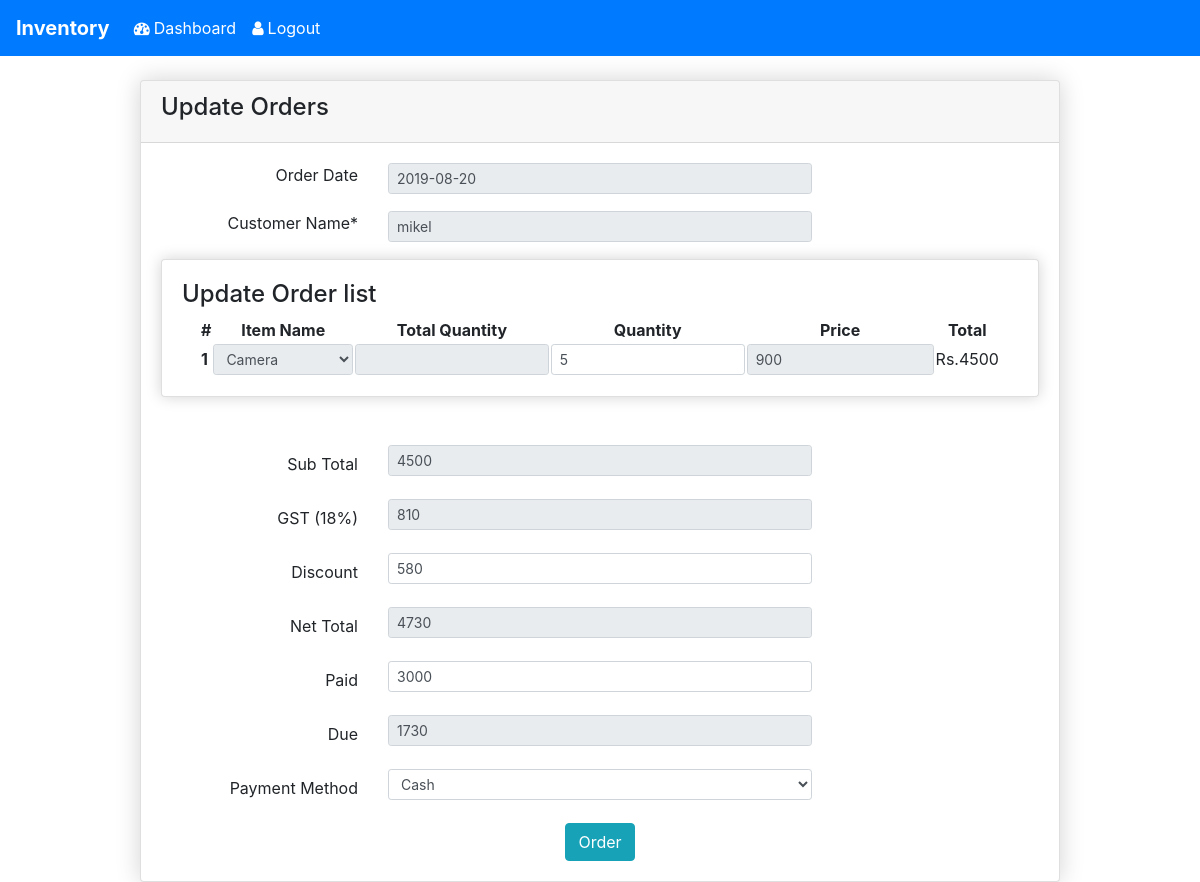
Before: /inventory/update_orders.php?invoice_no=3 (signed in) with the older database file.
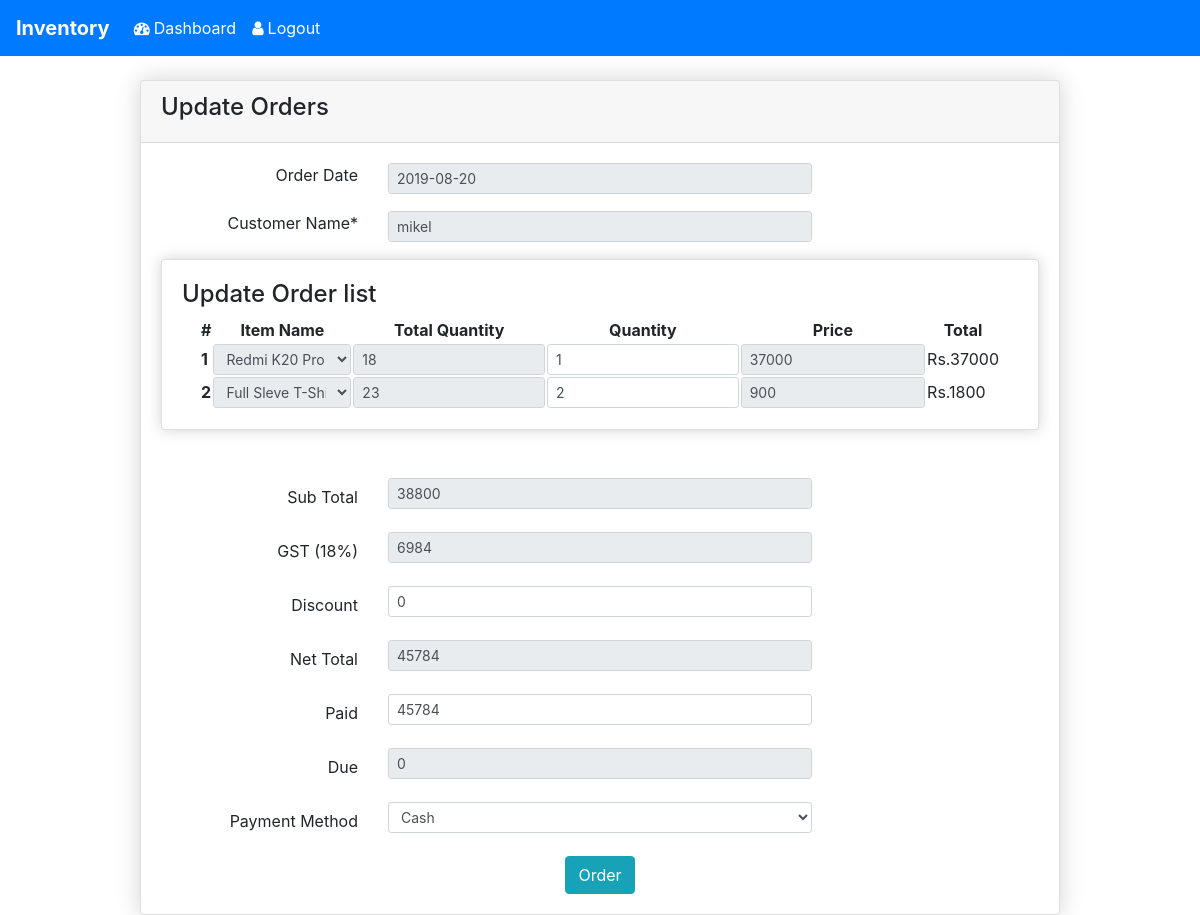
After: the same page with the newer database file.
### tables this page shows
CREATE TABLE `invoice_details` (
  `id` int(11) NOT NULL,
  `invoice_no` int(11) NOT NULL,
  `pId` int(11) NOT NULL,
  `product_name` varchar(100) NOT NULL,
  `price` double NOT NULL,
  `qty` int(11) NOT NULL,
  `total_qty` int(11) NOT NULL,
  `i_status` int(11) NOT NULL
);

CREATE TABLE `invoice` (
  `invoice_no` int(11) NOT NULL,
  `ck_key` varchar(100) NOT NULL,
  `cust_name` varchar(100) NOT NULL,
  `order_date` date NOT NULL,
  `sub_total` double NOT NULL,
  `gst` double NOT NULL,
  `discount` double NOT NULL,
  `net_total` double NOT NULL,
  `paid` double NOT NULL,
  `due` double NOT NULL,
  `payment_type` varchar(100) NOT NULL,
  `total_qty` varchar(100) NOT NULL,
  `total_item` int(11) NOT NULL
);

CREATE TABLE `product` (
  `pId` int(11) NOT NULL,
  `cId` int(11) NOT NULL,
  `bId` int(11) NOT NULL,
  `product_name` varchar(100) NOT NULL,
  `product_price` double(10,2) NOT NULL,
  `product_stock` int(11) NOT NULL,
  `date` varchar(255) NOT NULL,
  `status` varchar(100) NOT NULL COMMENT 'Available=1 & Non_available=0'
);

### inventory/lib/Database.php (called while the page is built, shortened)
<?php
Class Database {
    public $host = DB_HOST;
    public $user = DB_USER;
    public $pass = DB_PASS;
    public $dbname = DB_NAME;
    public $link;
    private function connectDB() {
        $this->link = new mysqli($this->host, $this->user, $this->pass, $this->dbname);
    }
    public function select($query) {
        $result = $this->link->query($query) or die($this->link->error . __LINE__);
        if ($result->num_rows>0) {
            return $result;
        } else {
            return false;
        }
    }
}

### inventory/classes/Product.php (called while the page is built, shortened)
<?php
$filepath = realpath(dirname(__FILE__));
include_once ($filepath . '/../lib/Database.php');
class Product {
    private $db;
    public function __construct() {
        $this->db = new Database();
    }
    public function getAllActiveProduct() {
        $query = "SELECT * FROM product WHERE product_stock>0 AND status=1 ORDER BY pId DESC";
        $result = $this->db->select($query);
        return $result;
    }
   public function getOrder($invoice_no){
       $query = "SELECT * FROM invoice WHERE invoice_no = '$invoice_no'";
       $result = $this->db->select($query)->fetch_assoc();
       return $result;
   }
   public function getInvoiceDetails($invoice_no){
       $query = "SELECT * FROM invoice_details WHERE invoice_no = '$invoice_no'";
       $result = $this->db->select($query);
       return $result;
   }
}

### inventory/update_orders.php (the view, shortened to what the changed rows need)
<?php
if(!isset($_SESSION['userlogin'])){
    header('location: index.php');
}else{
    include_once ("classes/Product.php");
    $pr = new Product();
    if(isset($_REQUEST['invoice_no'])){
        $invoice_no = $_REQUEST['invoice_no'];
        $invoice_details = $pr->getInvoiceDetails($invoice_no);
        $fetchdata = $pr->getOrder($invoice_no);
    }
?>
<!DOCTYPE html>
<html>
    <head>
        <link rel="stylesheet" href="https://stackpath.bootstrapcdn.com/bootstrap/4.3.1/css/bootstrap.min.css">
        <link rel="stylesheet" type="text/css" href="https://stackpath.bootstrapcdn.com/font-awesome/4.7.0/css/font-awesome.min.css"/>
     </head>
     <body>
         <?php include_once("templates/header.php");?>
         <br>
         <div class="container" style="">
             <diV class="row">
                 <div class="col-md-10 mx-auto">
                     <div class="card" style="box-shadow: 0 0 25px 0 lightgray">
                             <div class="card-header">
                                 <h4>Update Orders</h4>
                             </div>
                             <div class="card-body">
                                 <form id="get_ordered_update_data" onsubmit="return false" autocomplete="off">
                                         <div class="form-group row">
                                             <label class="col-sm-3" align="right">Order Date</label>
                                             <div class="col-sm-6">
                                                 <input type="text" id="order_date" name="order_date" readonly="" class="form-control form-control-sm" value="<?php echo date("Y-m-d"); ?>" required=""/>
                                             </div>
                                         </div>
                                         <div class="form-group row">
                                             <label class="col-sm-3" align="right">Customer Name*</label>
                                             <div class="col-sm-6">
                                                 <input type="text" id="cust_name" name="cust_name" readonly="" class="form-control form-control-sm" value="<?php echo $fetchdata['cust_name'];?>"/>
                                             </div>
                                         </div>
                                     <div class="card" style="box-shadow: 0 0 15px 0 lightgray">
                                         <div class="card-body">
                                             <h4>Update Order list</h4>
                                             <table align="center" style="width: 800px">
                                                 <thead>
                                                     <tr style="text-align: center">
                                                         <th>#</th>
                                                         <th>Item Name</th>
                                                         <th>Total Quantity</th>
                                                         <th>Quantity</th>
                                                         <th>Price</th>
                                                         <th>Total</th>
                                                     </tr>
                                                 </thead>
                                                 <tbody id="invoice_item_updt">
                                                     <?php
                                                      if($invoice_details){
                                                       $i =0;
                                                       while($getdata = $invoice_details->fetch_assoc()){
                                                       $i++;
                                                       $result = $pr->getAllActiveProduct();
                                                     ?>
                                                    <tr>
                                                        <td><b class=""><?php echo $i;?></b></td>
                                                        <td><select name="pId[]" class="form-control form-control-sm pId" disabled="">
                                                             <?php
                                                                    if($result){
                                                                     while($rows = $result->fetch_assoc()){
                                                                     ?>
                                                             <option value="<?php echo $rows['pId'];?>"<?php if($rows['pId']==$getdata['pId']){echo 'selected';}?>><?php echo $rows['product_name'];?></option>
                                                                    <?php }}?>
                                                            </select></td>
                                                       <td>
                                                             <input type="text" name="tqty[]" readonly="" class="form-control form-control-sm tqty" value="<?php echo $getdata['total_qty'];?>"/>
                                                       </td>
                                                         <td><input type="text" name="qty[]" class="form-control form-control-sm qty" value="<?php echo $getdata['qty'];?>" required=""/></td>
                                                         <td><input type="text" name="price[]" readonly="" class="form-control form-control-sm price" value="<?php echo $getdata['price'];?>"/>
                                                         <span><input type="hidden" name="pro_name[]" class="form-control form-control-sm pro_name" value="<?php echo $getdata['product_name'];?>"/></span></td>
                                                         <td>Rs.<span class="amt"><?php echo $getdata['qty']*$getdata['price'];?></span></td>
                                                    </tr>
                                                      <?php }}
                                                      ?>
                                                 </tbody>
                                             </table>
                                         </div>
                                     </div>
                                     <br><br>
                                        <div class="form-group row">
                                            <label for="sub_total" class="col-sm-3 col-form-label" align="right">Sub Total</label>
                                             <div class="col-sm-6">
                                                 <input type="text" name="sub_total" id="sub_total" readonly="" class="form-control form-control-sm" value="<?php echo $fetchdata['sub_total']?>" required=""/>
                                             </div>
                                        </div>
                                        <div class="form-group row">
                                            <label for="gst" class="col-sm-3 col-form-label" align="right">GST (18%)</label>
                                             <div class="col-sm-6">
                                                 <input type="text" name="gst" id="gst" readonly="" class="form-control form-control-sm" value="<?php echo $fetchdata['gst']?>" required=""/>
                                             </div>
                                        </div>
                                     <div class="form-group row">
                                            <label for="discount" class="col-sm-3 col-form-label" align="right">Discount</label>
                                             <div class="col-sm-6">
                                                 <input type="text" name="discount" id="discount"  class="form-control form-control-sm" value="<?php echo $fetchdata['discount']?>"/>
                                             </div>
                                        </div>
                                     <div class="form-group row">
                                            <label for="net_total" class="col-sm-3 col-form-label" align="right">Net Total</label>
                                             <div class="col-sm-6">
                                                 <input type="text" name="net_total" id="net_total" readonly="" class="form-control form-control-sm" value="<?php echo $fetchdata['net_total']?>" required=""/>
                                             </div>
                                      </div>
                                      <div class="form-group row">
                                            <label for="paid" class="col-sm-3 col-form-label" align="right">Paid</label>
                                             <div class="col-sm-6">
                                                 <input type="text" name="paid" id="paid"  class="form-control form-control-sm" value="<?php echo $fetchdata['paid']?>" required=""/>
                                             </div>
                                      </div>
                                      <div class="form-group row">
                                            <label for="due" class="col-sm-3 col-form-label" align="right">Due</label>
                                             <div class="col-sm-6">
                                                 <input type="text" name="due" id="due" readonly="" class="form-control form-control-sm" value="<?php echo $fetchdata['due']?>" required=""/>
                                             </div>
                                      </div>
                                       <div class="form-group row">
                                            <label for="payment_type" class="col-sm-3 col-form-label" align="right">Payment Method</label>
                                             <div class="col-sm-6">
                                                 <select name="payment_type" id="payment_type" class="form-control form-control-sm" required="">
                                                                <option value="Cash" <?php if($fetchdata['payment_type']=="Cash") {
                                                                        echo "selected";
                                                                } ?> >Cash</option>
                                                 </select>
                                             </div>
                                        </div>
                                     <center>
                                        <input type="submit" id="order_form_update" class="btn btn-info" value="Order"/>
                                     </center>
                                 </form>
                             </div>
                         </div>
                 </div>
             </diV>
         </div>
    </body>
</html>
<?php }?>

Changed rows visible on the page:
no longer on this page (row edited): invoice_details: qty "5", price "900", $getdata['qty']*$getdata['price'] "4500"
changed invoice "mikel": sub_total "4500" → "38800"; gst "810" → "6984"; discount "580" → "0"; net_total "4730" → "45784"; paid "3000" → "45784"; due "1730" → "0"
added invoice_details: pId.product_name "Redmi K20 Pro", total_qty "18", qty "1", price "37000", $getdata['qty']*$getdata['price'] "37000"
added invoice_details: pId.product_name "Full Sleve T-Shirt", total_qty "23", qty "2", price "900", $getdata['qty']*$getdata['price'] "1800"
